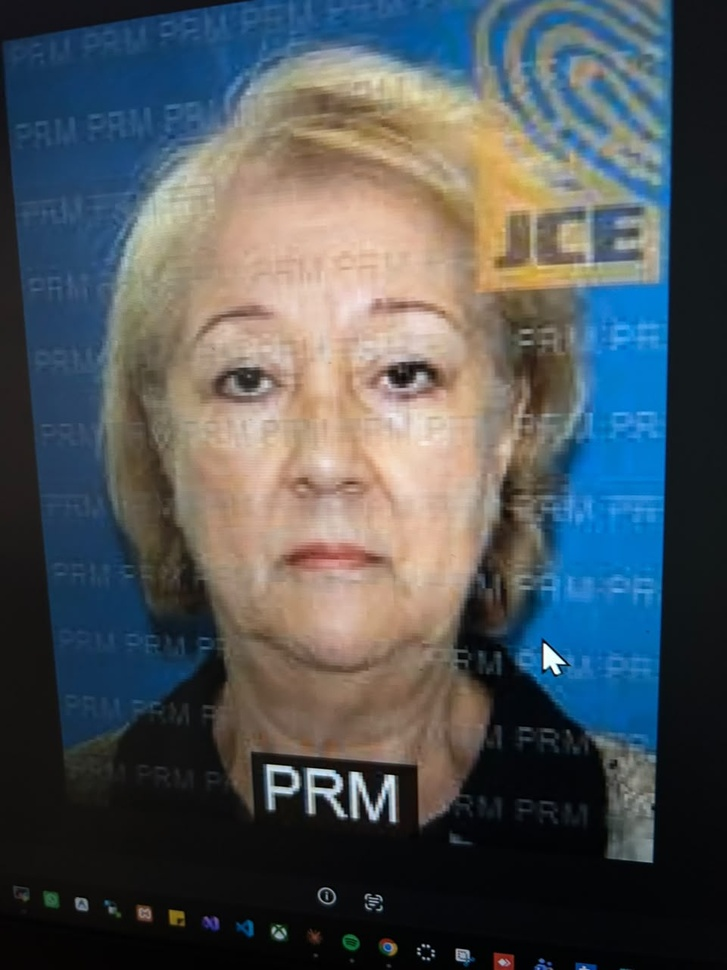
#> input picture 0aaa2b82-4607-4f53-8a28-ccafa017104d.jpg, 727 x 970 px, shrunk from 960 x 1280 before the run
$ python row_probe.py --image ../0aaa2b82-4607-4f53-8a28-ccafa017104d.jpg --out-dir out
#> lines starting #> are read from the running program, lines starting #| are printed output that depends on the picture; after the words box and inside, x2 and y2 are one past the last pixel; in counts of white or black regions, pixels touching at a corner belong together
"""Per-row probe of an image: where does the dark block start?

Outputs a table of row bands with mean luma / strict-dark fraction /
bright fraction, plus connected bright-region bboxes. Evidence for
deciding the crop line without destroying the portrait.
"""
from __future__ import annotations

import argparse
import json
import sys
from collections import deque
from pathlib import Path

import numpy as np
from PIL import Image, ImageOps

STRICT_T = 16 / 255
DARK_T = 48 / 255
BRIGHT_T = 0.60


def load_image(path: Path) -> Image.Image:
    with Image.open(path) as im:
        im = ImageOps.exif_transpose(im)
        im.load()
        return im.convert("RGB")


def luma(arr: np.ndarray) -> np.ndarray:
    weights = np.array([0.2126, 0.7152, 0.0722], dtype=np.float32)
    return arr.astype(np.float32) @ weights / 255.0


def bright_regions(l: np.ndarray, min_area: int = 200) -> list[dict]:
    bright = l > BRIGHT_T
    f = max(1, int(max(l.shape) / 256))
    g = bright[::f, ::f]
    seen = np.zeros_like(g, dtype=bool)
    boxes = []
    hh, ww = g.shape
    for y0 in range(hh):
        for x0 in range(ww):
            if g[y0, x0] and not seen[y0, x0]:
                q = deque([(y0, x0)])
                seen[y0, x0] = True
                ys, xs = [y0], [x0]
                while q:
                    y, x = q.popleft()
                    for dy, dx in ((1, 0), (-1, 0), (0, 1), (0, -1)):
                        ny, nx = y + dy, x + dx
                        if 0 <= ny < hh and 0 <= nx < ww and g[ny, nx] and not seen[ny, nx]:
                            seen[ny, nx] = True
                            q.append((ny, nx))
                            ys.append(ny)
                            xs.append(nx)
                by0, by1, bx0, bx1 = min(ys) * f, (max(ys) + 1) * f, min(xs) * f, (max(xs) + 1) * f
                if (by1 - by0) * (bx1 - bx0) >= min_area:
                    boxes.append(
                        {
                            "bbox_xywh": [int(bx0), int(by0), int(bx1 - bx0), int(by1 - by0)],
                            "bright_frac": round(float(bright[by0:by1, bx0:bx1].mean()), 4),
                        }
                    )
    boxes.sort(key=lambda b: b["bbox_xywh"][2] * b["bbox_xywh"][3], reverse=True)
    return boxes[:12]


def main() -> int:
    ap = argparse.ArgumentParser()
    ap.add_argument("--image", type=Path, required=True)
    ap.add_argument("--out-dir", type=Path, required=True)
    ap.add_argument("--band", type=int, default=10, help="row band height in px")
    ap.add_argument("--from-row", type=int, default=None)
    args = ap.parse_args()

    args.out_dir.mkdir(parents=True, exist_ok=True)
    im = load_image(args.image)
#> in load_image, im is the input picture: PIL image 727x970 RGB; mean R, G, B 79.6, 85.5, 88.8
    l = luma(np.asarray(im))
#> in luma, `return arr.astype(np.float32) @ weights / 255.0`:
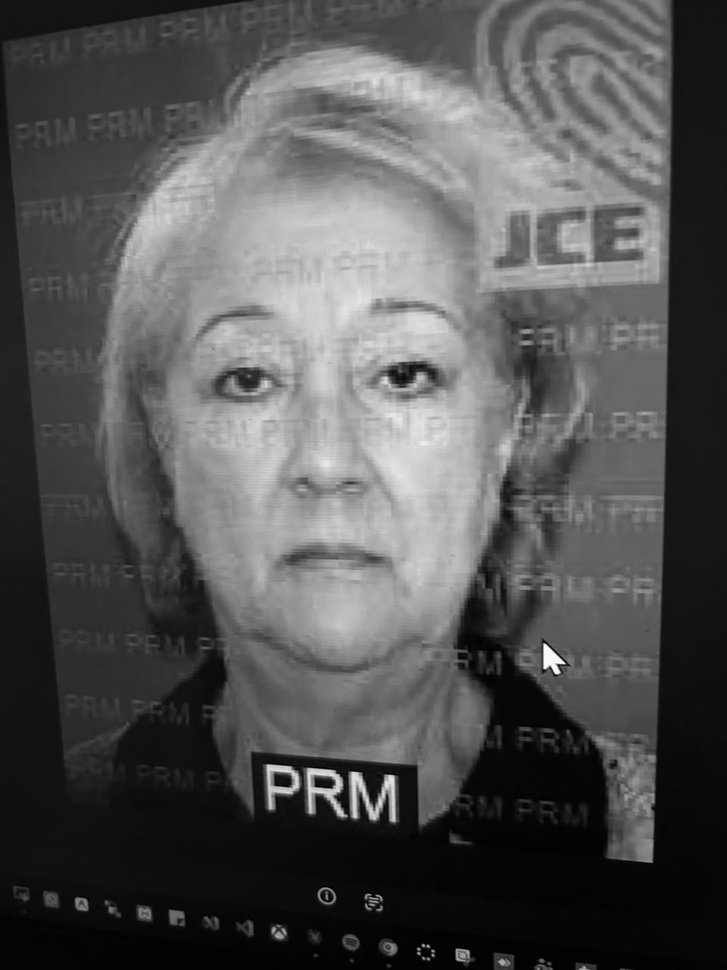
#> returned value: shape (970, 727) float32; min 0, max 0.999, mean 0.331
    h, w = l.shape
#> h = 970; w = 727
    b = args.band
    start = args.from_row if args.from_row is not None else 0

    rows = []
    for y in range(start, h, b):
        band = l[y : y + b, :]
        rows.append(
            {
                "y": y,
                "mean_luma": round(float(band.mean()), 4),
                "strict_dark_frac": round(float((band < STRICT_T).mean()), 4),
                "dark_frac": round(float((band < DARK_T).mean()), 4),
                "bright_frac": round(float((band > BRIGHT_T).mean()), 4),
            }
        )
#> after the loop, rows = 97 items

    out = {
        "image": str(args.image),
        "size_wh": [w, h],
        "row_bands": rows,
        "bright_regions_min_area_200": bright_regions(l),
    }
#> in bright_regions, `bright = l > BRIGHT_T`:
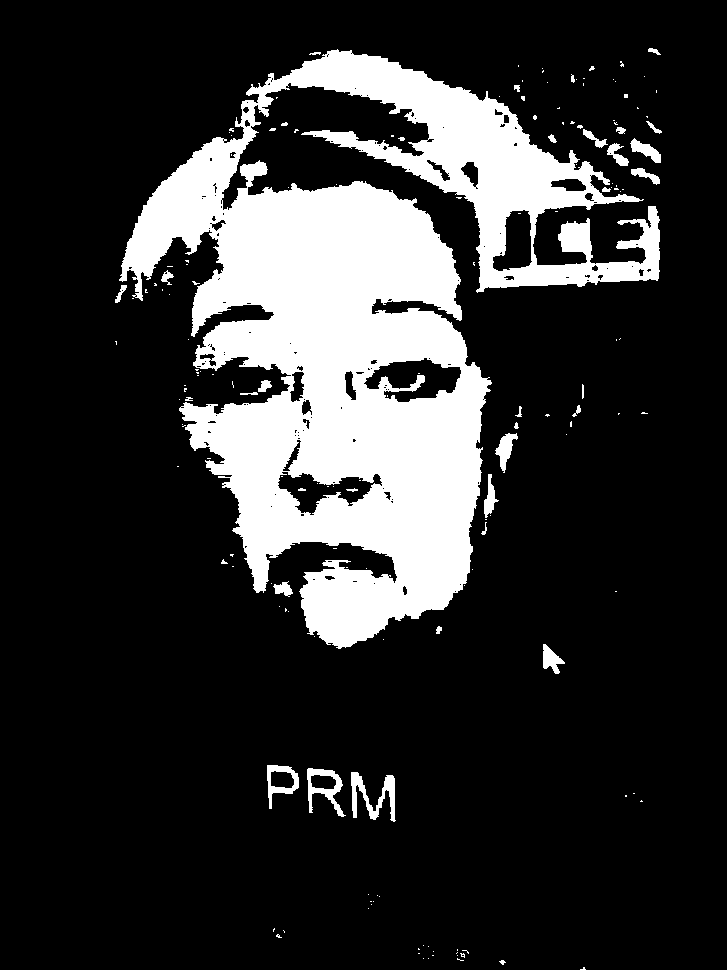
#> bright: shape (970, 727) bool; 19.2% white; 166 white regions (131 under 20 px), largest, box (x1, y1, x2, y2) and area: (119, 49, 660, 649) 129367, (351, 772, 396, 822) 895, (307, 768, 346, 817) 698
#> in bright_regions, `g = bright[::f, ::f]`:
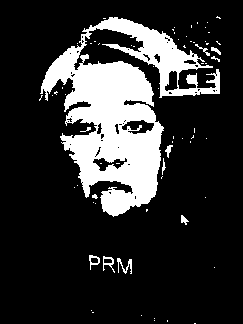
#> g: shape (324, 243) bool; 19.1% white; 69 white regions (57 under 20 px), largest, box (x1, y1, x2, y2) and area: (40, 17, 220, 217) 14403, (117, 258, 132, 274) 95, (103, 256, 115, 273) 74
#> after the loop in bright_regions, `for y0 in range(hh):`: boxes = 11 items
    (args.out_dir / "row_probe.json").write_text(json.dumps(out, indent=2), encoding="utf-8")

    print(f"{'y':>5} {'mean':>7} {'strict':>7} {'dark':>7} {'bright':>7}")
    for r in rows:
        print(
            f"{r['y']:>5} {r['mean_luma']:>7.4f} {r['strict_dark_frac']:>7.4f} "
            f"{r['dark_frac']:>7.4f} {r['bright_frac']:>7.4f}"
        )
#> this loop made 97 passes
#|     0  0.2462  0.0032  0.3846  0.0000
#|    10  0.2550  0.0006  0.2999  0.0000
#|    20  0.2678  0.0010  0.2190  0.0000
#|    30  0.2910  0.0000  0.1508  0.0000
#|    40  0.3117  0.0003  0.1028  0.0019
#|    50  0.3390  0.0000  0.0939  0.0652
#|    60  0.3759  0.0000  0.1007  0.1371
#|    70  0.4118  0.0001  0.1318  0.2007
#> (further printed lines are left out)
    print("\nBright regions (luma>0.6):")
    for r in out["bright_regions_min_area_200"]:
        print(" ", r)
#> this loop made 11 passes
#> r on passes 1 to 11: {'bbox_xywh': [120, 51, 540, 600], 'bright_frac': 0.409}, {'bbox_xywh': [351, 774, 45, 48], 'bright_frac': 0.407}, {'bbox_xywh': [267, 765, 33, 45], 'bright_frac': 0.356}, {'bbox_xywh': [309, 768, 33, 45], 'bright_frac': 0.422}, {'bbox_xywh': [495, 435, 24, 39], 'bright_frac': 0.423}, {'bbox_xywh': [240, 162, 27, 27], 'bright_frac': 0.564}, {'bbox_xywh': [633, 141, 30, 24], 'bright_frac': 0.438}, {'bbox_xywh': [543, 645, 24, 30], 'bright_frac': 0.471}, {'bbox_xywh': [486, 474, 12, 51], 'bright_frac': 0.433}, {'bbox_xywh': [633, 168, 27, 18], 'bright_frac': 0.393}, {'bbox_xywh': [276, 582, 18, 15], 'bright_frac': 0.607}
#|   {'bbox_xywh': [120, 51, 540, 600], 'bright_frac': 0.409}
#|   {'bbox_xywh': [351, 774, 45, 48], 'bright_frac': 0.4074}
#|   {'bbox_xywh': [267, 765, 33, 45], 'bright_frac': 0.3562}
#|   {'bbox_xywh': [309, 768, 33, 45], 'bright_frac': 0.4222}
#|   {'bbox_xywh': [495, 435, 24, 39], 'bright_frac': 0.4231}
#|   {'bbox_xywh': [240, 162, 27, 27], 'bright_frac': 0.5638}
#|   {'bbox_xywh': [633, 141, 30, 24], 'bright_frac': 0.4375}
#|   {'bbox_xywh': [543, 645, 24, 30], 'bright_frac': 0.4708}
#> (further printed lines are left out)
    return 0


if __name__ == "__main__":
    sys.exit(main())
#> (the program exits here)
